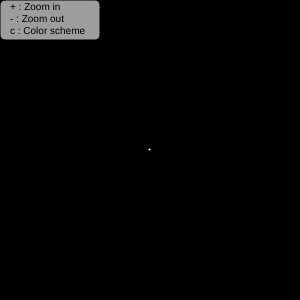
Frame 1 (no input)
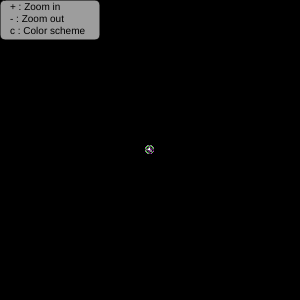
Frame 60 (no input)
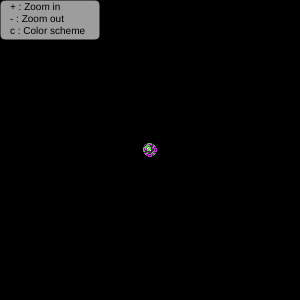
Frame 120 (the mouse pressed at the canvas centre since frame 60)

The p5.js sketch that drew these frames (run headless with seeded random() and noise() and a simulated clock; from frame 60 on, the mouse is pressed at the canvas centre):

// p5.js sketch
// ── sketch.js
let w, h;

let greed = [];
let pg;
let sc;
let colors = [];

function setup() {
    w = 300;
    h = 300;
    createCanvas(w, h);
    pg = createGraphics(w, h);
    sc = 1;

    for(let x = 0; x < width; x++){
      let row = [];
      for(let y = 0; y < height; y++){
          row.push(0);
      }
      greed.push(row);
    }
    greed[width/2-1][height/2-1] = 50000;

    colors.push(color(round(random(0, 255)), round(random(0, 255)), round(random(0, 255))));
    colors.push(color(round(random(0, 255)), round(random(0, 255)), round(random(0, 255))));
    colors.push(color(round(random(0, 255)), round(random(0, 255)), round(random(0, 255))));
}

function draw() {

    // Manage the input
    if(keyIsPressed){
        console.log(keyCode);

        // Zoom in
        if(keyCode === 43)/*+*/{
            sc += 0.1;
        }

        // Zoom out
        if(keyCode === 45)/*-*/{
            sc = max(0.0, sc - 0.1);
        }
    }

    // Update image pixels value
    updateGreed();

    push();
    // Scale the image
    translate(width/2, height/2);
    scale(sc);
    translate(-width/2, -height/2);

    // Draw the image
    drawGreed();
    pop();

    fill(200, 200);
    rect(0, 0, 100, 40, 5);
    textSize(10);
    fill(0);
    text("+ : Zoom in" ,10, 10);
    text("- : Zoom out" ,10, 22);
    text("c : Color scheme" ,10, 34);
}

function updateGreed(){
    for (let x = 0; x < width; x++){
        for(let y = 0; y < height; y++){
            let num = greed[x][y];
            if(num > 3){
                greed[x][y] -= 4;
                if(x < width-1){
                    greed[x+1][y]++;
                }
                if(x > 0){
                    greed[x-1][y]++;
                }

                if(y < height-1){
                    greed[x][y+1]++;
                }
                if(y > 0){
                    greed[x][y-1]++;
                }
            }
        }
    }
}

function drawGreed(){
    pg.loadPixels();
    for (let x = 0; x < width; x++){
        for(let y = 0; y < height; y++){
            let num = greed[x][y];
            let col;
            switch (num){
                case 0:
                    col = color(0);
                    break;
                case 1:
                    col = colors[0];
                    break;
                case 2:
                    col = colors[1];
                    break;
                case 3:
                    col = colors[2];
                    break;
                default:
                    col = color(255);
                    break;
            }
            pg.pixels[(x+y*width)*4] = red(col);
            pg.pixels[(x+y*width)*4 + 1] = green(col);
            pg.pixels[(x+y*width)*4 + 2] = blue(col);
            pg.pixels[(x+y*width)*4 + 3] = alpha(col);
        }
    }
    pg.updatePixels();
    image(pg, 0, 0);
}

function sigmoid(x){
    return 1 / (1 + Math.exp(-x));
}

function keyPressed(){
    if(keyCode === 99 || keyCode === 67)/*c*/{
        colors[0] = color(round(random(0, 255)), round(random(0, 255)), round(random(0, 255)));
        colors[1] = color(round(random(0, 255)), round(random(0, 255)), round(random(0, 255)));
        colors[2] = color(round(random(0, 255)), round(random(0, 255)), round(random(0, 255)));
    }
}

function mousePressed(){
    if(mouseX >= 0 && mouseX < width && mouseY >= 0 && mouseY < height){
        greed[mouseX][mouseY] += 1000;
    }
}
